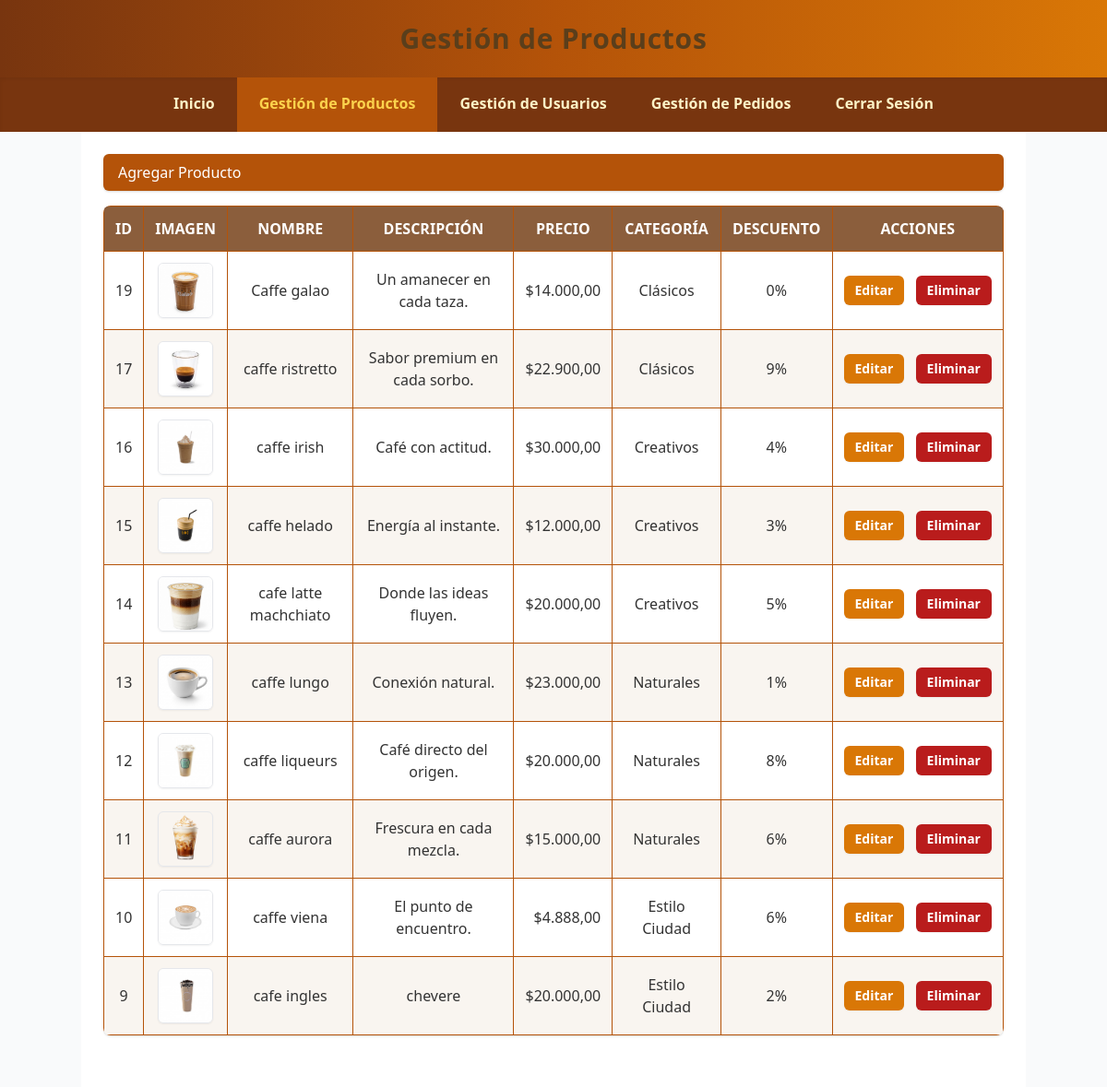
Page /admin/productos.php (signed in) on the committed database.
### tables this page shows
CREATE TABLE `productos` (
  `id` int(11) NOT NULL,
  `nombre` varchar(100) NOT NULL,
  `descripcion` text NOT NULL,
  `precio` decimal(10,2) NOT NULL,
  `imagen` varchar(255) NOT NULL,
  `stock` int(11) NOT NULL,
  `fecha_agregado` timestamp NOT NULL DEFAULT current_timestamp(),
  `categoria_id` int(10) UNSIGNED DEFAULT NULL,
  `categoria` varchar(255) NOT NULL DEFAULT '',
  `descuento` int(11) DEFAULT 0
);

### admin/productos.php (the view, shortened to what this page needs)
<?php
require '../conexion.php';
$accion = isset($_GET['accion']) ? limpiarDatos($_GET['accion']) : '';
$id = isset($_GET['id']) ? (int)$_GET['id'] : 0;
$error = '';
$productos = [];
$resultado_query = $conexion->query("SELECT id, nombre, descripcion, precio, categoria, descuento, imagen FROM productos ORDER BY id DESC");
if ($resultado_query) {
    $productos = $resultado_query->fetch_all(MYSQLI_ASSOC);
} else {
    if(empty($error)) $error = "Error al obtener la lista de productos: " . $conexion->error;
}
?>
<!DOCTYPE html>
<html lang="es">
<head>
    <link href="https://cdn.jsdelivr.net/npm/tailwindcss@2.2.19/dist/tailwind.min.css" rel="stylesheet" />
    <link rel="stylesheet" href="admin-style.css" />
</head>
<body class="bg-gray-50 font-poppins min-h-screen flex flex-col">
    <header class="bg-gradient-to-r from-yellow-900 via-yellow-700 to-yellow-600 text-white p-6 text-center shadow-md">
        <h1 class="text-3xl font-bold tracking-wide">Gestión de Productos</h1>
    </header>
    <?php $currentPage = basename($_SERVER['PHP_SELF']); ?>
    <nav class="bg-yellow-900 flex flex-wrap justify-center shadow-inner">
        <a href="index.php" class="text-yellow-100 px-6 py-4 font-semibold hover:bg-yellow-700 hover:text-yellow-300 transition <?php echo ($currentPage == 'index.php') ? 'bg-yellow-700 text-yellow-300' : ''; ?>">Inicio</a>
        <a href="productos.php" class="text-yellow-100 px-6 py-4 font-semibold hover:bg-yellow-700 hover:text-yellow-300 transition <?php echo ($currentPage == 'productos.php') ? 'bg-yellow-700 text-yellow-300' : ''; ?>">Gestión de Productos</a>
        <a href="usuarios.php" class="text-yellow-100 px-6 py-4 font-semibold hover:bg-yellow-700 hover:text-yellow-300 transition <?php echo ($currentPage == 'usuarios.php') ? 'bg-yellow-700 text-yellow-300' : ''; ?>">Gestión de Usuarios</a>
        <a href="pedidos.php" class="text-yellow-100 px-6 py-4 font-semibold hover:bg-yellow-700 hover:text-yellow-300 transition <?php echo ($currentPage == 'pedidos.php') ? 'bg-yellow-700 text-yellow-300' : ''; ?>">Gestión de Pedidos</a>
        <a href="../LOGIN/logout.php" class="text-yellow-100 px-6 py-4 font-semibold hover:bg-yellow-700 hover:text-yellow-300 transition">Cerrar Sesión</a>
    </nav>
    <main class="flex-grow container mx-auto p-6">
        <?php if ($accion === 'agregar' || ($accion === 'editar' && $id > 0)):
            $productoEditar = null;
            if ($accion === 'editar' && $id > 0) {
                $stmt = $conexion->prepare("SELECT id, nombre, descripcion, precio, categoria, descuento, imagen FROM productos WHERE id=?");
                if ($stmt) {
                    $stmt->bind_param("i", $id);
                    $stmt->execute();
                    $resultado_edit = $stmt->get_result();
                    $productoEditar = $resultado_edit->fetch_assoc();
                    $stmt->close();
                    if (!$productoEditar) {
                        echo "<p class='text-red-500'>Producto no encontrado para editar.</p>";
                    }
                } else {
                    echo "<p class='text-red-500'>Error preparando la consulta para editar producto.</p>";
                }
            }
        ?>
        <h2 class="text-3xl font-bold mb-8 text-center"><?php echo $accion === 'agregar' ? 'Agregar Producto' : 'Editar Producto'; ?></h2>
        <form method="POST" action="productos.php?accion=<?php echo $accion; ?><?php echo $id ? '&id=' . $id : ''; ?>" enctype="multipart/form-data" class="max-w-xl mx-auto bg-white p-8 rounded-lg shadow-lg space-y-6">
            <div>
                <label for="nombre" class="block mb-2 font-medium text-gray-700">Nombre:</label>
                <input type="text" id="nombre" name="nombre" required value="<?php echo htmlspecialchars($productoEditar['nombre'] ?? '', ENT_QUOTES); ?>" class="w-full px-4 py-2 border border-gray-300 rounded-md focus:outline-none focus:ring-2 focus:ring-yellow-600" />
            </div>
            <div>
                <label for="descripcion" class="block mb-2 font-medium text-gray-700">Descripción:</label>
                <textarea id="descripcion" name="descripcion" required class="w-full px-4 py-2 border border-gray-300 rounded-md focus:outline-none focus:ring-2 focus:ring-yellow-600"><?php echo htmlspecialchars($productoEditar['descripcion'] ?? '', ENT_QUOTES); ?></textarea>
            </div>
            <div>
                <label for="precio" class="block mb-2 font-medium text-gray-700">Precio:</label>
                <input type="number" step="0.01" id="precio" name="precio" required value="<?php echo htmlspecialchars(isset($productoEditar['precio']) ? number_format(floatval($productoEditar['precio']), 2, '.', '') : '', ENT_QUOTES); ?>" class="w-full px-4 py-2 border border-gray-300 rounded-md focus:outline-none focus:ring-2 focus:ring-yellow-600" />
            </div>
            <div>
                <label for="categoria" class="block mb-2 font-medium text-gray-700">Categoría:</label>
                <input type="text" id="categoria" name="categoria" required value="<?php echo htmlspecialchars($productoEditar['categoria'] ?? '', ENT_QUOTES); ?>" class="w-full px-4 py-2 border border-gray-300 rounded-md focus:outline-none focus:ring-2 focus:ring-yellow-600" />
            </div>
            <div>
                <label for="descuento" class="block mb-2 font-medium text-gray-700">Descuento (%):</label>
                <input type="number" id="descuento" name="descuento" min="0" max="100" value="<?php echo htmlspecialchars($productoEditar['descuento'] ?? 0, ENT_QUOTES); ?>" class="w-full px-4 py-2 border border-gray-300 rounded-md focus:outline-none focus:ring-2 focus:ring-yellow-600" />
            </div>
            <div>
                <label for="imagen" class="block mb-2 font-medium text-gray-700"><?php echo ($accion === 'editar' && !empty($productoEditar['imagen'])) ? 'Cambiar Imagen (opcional):' : 'Imagen:'; ?></label>
                <input type="file" id="imagen" name="imagen" accept="image/*" <?php echo $accion === 'agregar' ? 'required' : ''; ?> class="w-full px-3 py-2 border border-gray-300 rounded-md" />
                 <?php if ($accion === 'editar' && !empty($productoEditar['imagen'])): ?>
                    <div class="mt-2">
                        <p class="text-sm text-gray-600">Imagen actual:</p>
                        <img src="<?php echo htmlspecialchars($productoEditar['imagen'], ENT_QUOTES); ?>" width="100" alt="Imagen actual" class="border rounded-md shadow-sm"/>
                        <input type="hidden" name="imagen_actual" value="<?php echo htmlspecialchars($productoEditar['imagen'], ENT_QUOTES); ?>" />
                    </div>
                <?php endif; ?>
            </div>
            <div class="flex items-center space-x-4">
                <button type="submit" class="bg-gradient-to-r from-yellow-900 to-yellow-700 text-white px-6 py-2 rounded-md shadow-md hover:from-yellow-700 hover:to-yellow-500 transition"> <?php echo $accion === 'agregar' ? 'Agregar' : 'Actualizar'; ?> </button>
                <a href="productos.php" class="text-yellow-900 font-semibold hover:underline px-4 py-2 rounded-md border border-yellow-900 hover:bg-yellow-100 transition">Cancelar</a>
            </div>
        </form>
        <?php else: ?>
        <a href="productos.php?accion=agregar" class="inline-block mb-4 bg-yellow-700 text-white px-4 py-2 rounded-md shadow hover:bg-yellow-600 transition">Agregar Producto</a>
        <div class="overflow-x-auto">
            <table class="w-full border-collapse shadow rounded-lg overflow-hidden">
                <thead class="bg-yellow-900 text-yellow-100 uppercase font-semibold">
                    <tr>
                        <th class="p-3 border border-yellow-700">ID</th>
                        <th class="p-3 border border-yellow-700">Imagen</th>
                        <th class="p-3 border border-yellow-700">Nombre</th>
                        <th class="p-3 border border-yellow-700">Descripción</th>
                        <th class="p-3 border border-yellow-700">Precio</th>
                        <th class="p-3 border border-yellow-700">Categoría</th>
                        <th class="p-3 border border-yellow-700">Descuento</th>
                        <th class="p-3 border border-yellow-700">Acciones</th>
                    </tr>
                </thead>
                <tbody>
                    <?php if (!empty($productos)): ?>
                        <?php foreach ($productos as $producto): ?>
                        <tr class="even:bg-yellow-50 hover:bg-yellow-100">
                            <td class="p-3 border border-yellow-700"><?php echo $producto['id']; ?></td>
                            <td class="p-3 border border-yellow-700">
                                <?php if (!empty($producto['imagen'])): ?>
                                    <img src="<?php echo htmlspecialchars($producto['imagen'], ENT_QUOTES); ?>" width="60" alt="Imagen del producto" class="mx-auto border rounded-md shadow-sm" />
                                <?php else: ?>
                                    <span class="text-gray-500">Sin imagen</span>
                                <?php endif; ?>
                            </td>
                            <td class="p-3 border border-yellow-700"><?php echo htmlspecialchars($producto['nombre'], ENT_QUOTES); ?></td>
                            <td class="p-3 border border-yellow-700"><?php echo htmlspecialchars($producto['descripcion'], ENT_QUOTES); ?></td>
                            <td class="p-3 border border-yellow-700 text-right">$<?php echo number_format(floatval($producto['precio']), 2, ',', '.'); ?></td>
                            <td class="p-3 border border-yellow-700"><?php echo htmlspecialchars($producto['categoria'] ?? '', ENT_QUOTES); ?></td>
                            <td class="p-3 border border-yellow-700 text-center"><?php echo isset($producto['descuento']) ? $producto['descuento'] . '%' : '0%'; ?></td>
                            <td class="p-3 border border-yellow-700 text-center whitespace-nowrap">
                                <a href="productos.php?accion=editar&id=<?php echo $producto['id']; ?>"
                                   class="inline-block px-3 py-1.5 text-sm font-semibold rounded-md shadow-sm
                                          bg-yellow-600 text-white hover:bg-yellow-500
                                          focus-visible:outline focus-visible:outline-2 focus-visible:outline-offset-2 focus-visible:outline-yellow-700
                                          mr-2 mb-1 sm:mb-0">
                                    Editar
                                </a>
                                <a href="productos.php?accion=eliminar&id=<?php echo $producto['id']; ?>"
                                   onclick="return confirm('¿Estás seguro de eliminar este producto?');"
                                   class="inline-block px-3 py-1.5 text-sm font-semibold rounded-md shadow-sm
                                          bg-red-700 text-white hover:bg-red-600
                                          focus-visible:outline focus-visible:outline-2 focus-visible:outline-offset-2 focus-visible:outline-red-800
                                          mb-1 sm:mb-0">
                                    Eliminar
                                </a>
                            </td>
                        </tr>
                        <?php endforeach; ?>
                    <?php else: ?>
                        <tr>
                            <td colspan="8" class="p-3 border border-yellow-700 text-center text-gray-500">No hay productos para mostrar.</td>
                        </tr>
                    <?php endif; ?>
                </tbody>
            </table>
        </div>
        <?php endif; ?>
    </main>
</body>
</html>

### admin/admin-style.css (style rules this page uses)
body { font-family: 'Segoe UI', Tahoma, Geneva, Verdana, sans-serif; background-color: #f9f9f9; margin: 0; padding: 0; color: #333; font-size: 16px; line-height: 1.5; display: flex; flex-direction: column; min-height: 100vh; }
h1, h2, h3, h4, h5, h6 { font-weight: 700; color: #5a3e1b; margin-top: 0; }
h1 { font-size: 2.5rem; }
p, label, a, td, th, input, select, button { font-size: 1rem; }
header { background: linear-gradient(90deg, #8b5e3c, #c7a17a); color: white; padding: 1.8rem 1rem; text-align: center; box-shadow: 0 2px 5px rgba(0,0,0,0.1); flex-shrink: 0; }
header h1 { margin: 0; font-weight: 700; font-size: 2rem; letter-spacing: 1px; }
nav { background-color: #4a3c2b; display: flex; justify-content: center; box-shadow: inset 0 -2px 5px rgba(0,0,0,0.2); flex-shrink: 0; }
nav a { color: #f0e6d2; padding: 1.3rem 2.5rem; text-decoration: none; font-weight: 600; font-size: 1rem; transition: background-color 0.3s ease, color 0.3s ease; border-bottom: 3px solid transparent; }
main { margin: 0; padding: 1.5rem; background-color: white; box-shadow: none; border-radius: 0; flex-grow: 1; display: flex; flex-direction: column; overflow: hidden; }
table { width: 100%; border-collapse: collapse; margin-bottom: 2rem; box-shadow: 0 2px 8px rgba(0,0,0,0.1); border-radius: 6px; overflow: hidden; }
th, td { border: 1px solid #ddd; padding: 0.75rem; text-align: center; vertical-align: middle; font-size: 16px; }
th { background-color: #8b5e3c; color: white; font-weight: 600; text-transform: uppercase; }
tbody tr:nth-child(even) { background-color: #f9f5f0; }

### rows in the picture
productos: id "19", imagen (picture), nombre "Caffe galao", descripcion "Un amanecer en cada taza.", precio "14.000,00", categoria "Clásicos", descuento "0"
productos: id "17", imagen (picture), nombre "caffe ristretto", descripcion "Sabor premium en cada sorbo.", precio "22.900,00", categoria "Clásicos", descuento "9"
productos: id "16", imagen (picture), nombre "caffe irish", descripcion "Café con actitud.", precio "30.000,00", categoria "Creativos", descuento "4"
productos: id "15", imagen (picture), nombre "caffe helado", descripcion "Energía al instante.", precio "12.000,00", categoria "Creativos", descuento "3"
productos: id "14", imagen (picture), nombre "cafe latte machchiato", descripcion "Donde las ideas fluyen.", precio "20.000,00", categoria "Creativos", descuento "5"
productos: id "13", imagen (picture), nombre "caffe lungo", descripcion "Conexión natural.", precio "23.000,00", categoria "Naturales", descuento "1"
productos: id "12", imagen (picture), nombre "caffe liqueurs", descripcion "Café directo del origen.", precio "20.000,00", categoria "Naturales", descuento "8"
productos: id "11", imagen (picture), nombre "caffe aurora", descripcion "Frescura en cada mezcla.", precio "15.000,00", categoria "Naturales", descuento "6"
productos: id "10", imagen (picture), nombre "caffe viena", descripcion "El punto de encuentro.", precio "4.888,00", categoria "Estilo Ciudad", descuento "6"
productos: id "9", imagen (picture), nombre "cafe ingles", descripcion "chevere", precio "20.000,00", categoria "Estilo Ciudad", descuento "2"
